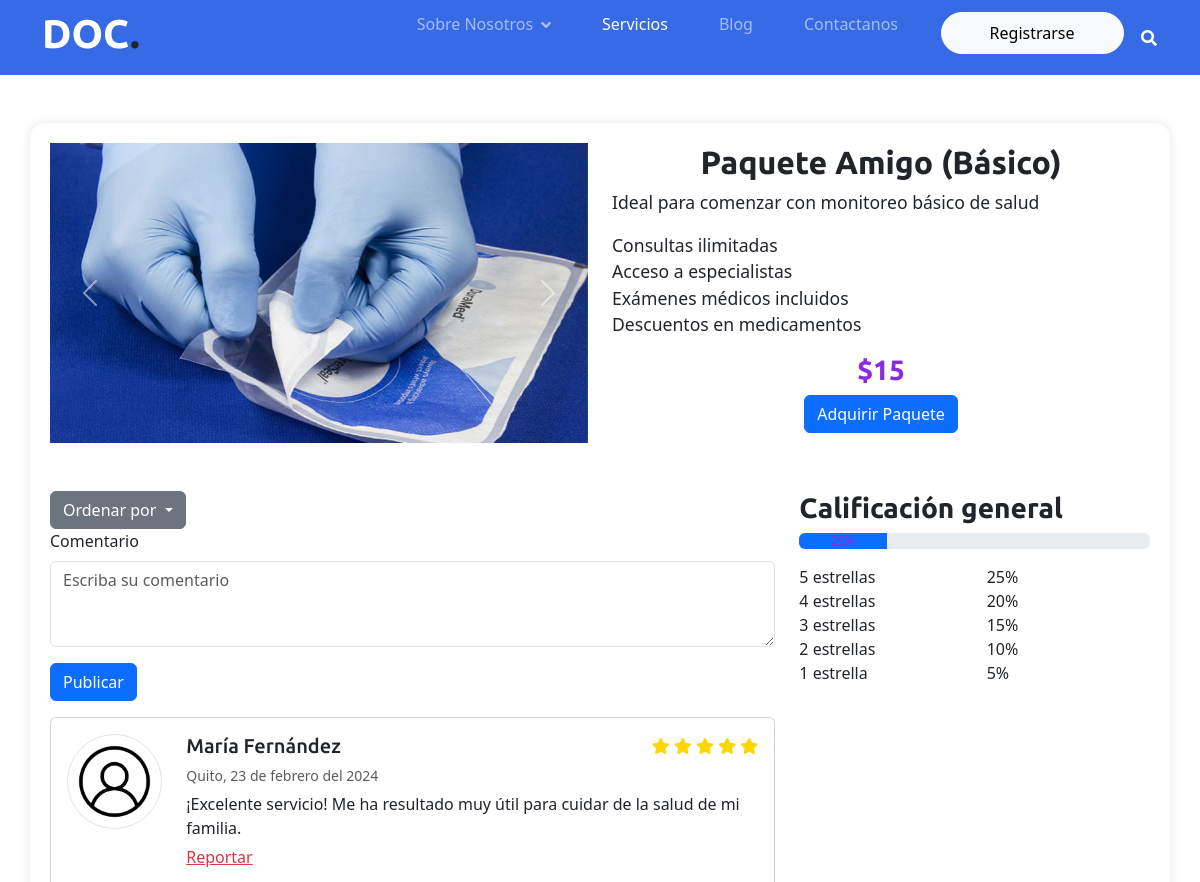
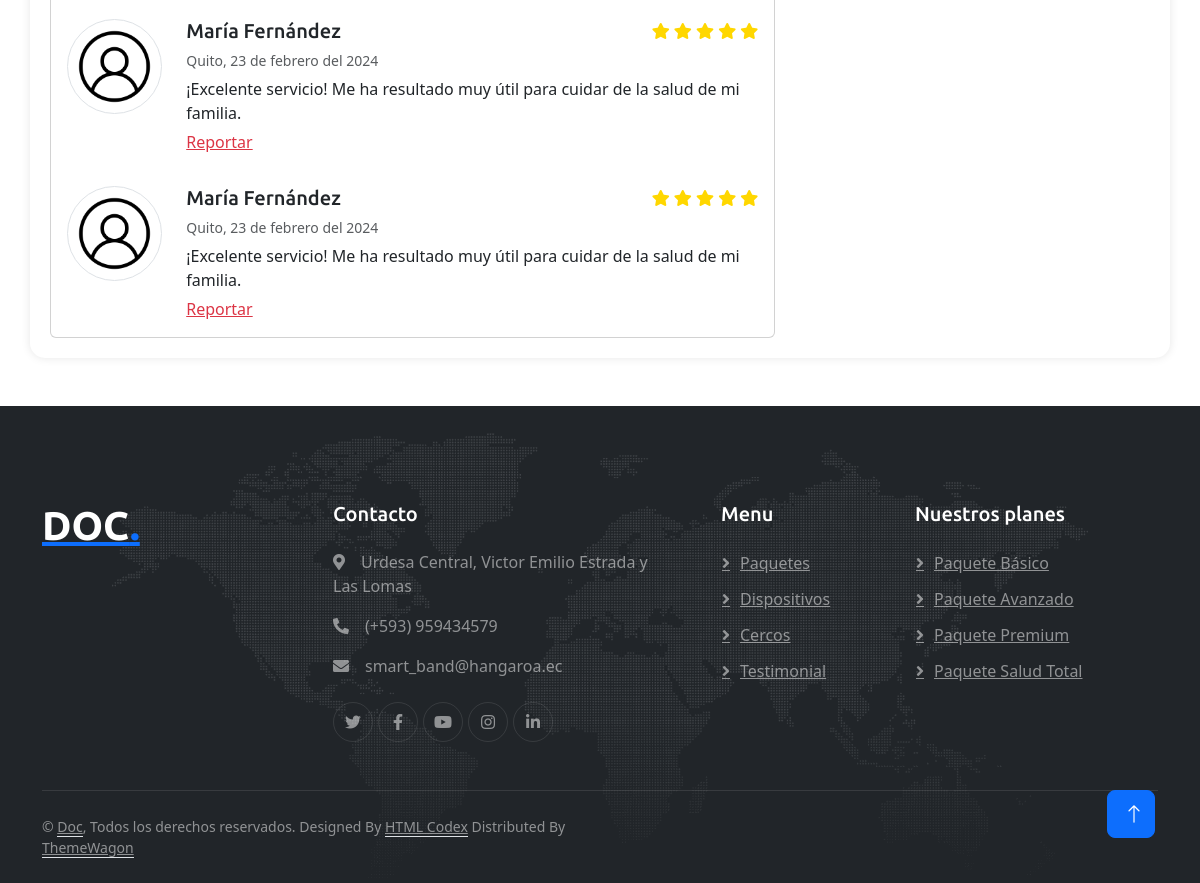
Page /detallePaquete/1 on the committed database (2 pictures, top to bottom).
### myapp/models.py (models this page shows, shortened)
class Paquete(models.Model):
    name = models.CharField(max_length=200)
    descripcion = models.CharField(max_length=500)
    descripcion_detallada = models.TextField(blank=True)
    valor = models.IntegerField(default=0)
    servicios = models.ManyToManyField(Servicio, through='PaqueteServicio', related_name='paquetes')

### myapp/views.py (the view)
# urls.py: path('detallePaquete/<int:id>', views.detallePaquete),
def detallePaquete(request, id):
    paquete = get_object_or_404(Paquete.objects.prefetch_related('imagenes'), id=id)
    return render(request, 'detallePaquete.html', {'paquete': paquete})

### myapp/templates/detallePaquete.html (shortened to what this page needs)
<!DOCTYPE html>
<html lang="en">
{% extends 'base.html' %}
{% load static %}
{% block content %}
<head>
    <link href="{% static 'css/style.css' %}" rel="stylesheet">
    <link href="{% static 'css/bootstrap.min.css' %}" rel="stylesheet">
    <link href="https://cdn.jsdelivr.net/npm/bootstrap@5.3.3/dist/css/bootstrap.min.css" rel="stylesheet">
</head>
<body>
    {% include 'navbarAzul.html' %}
    <div class="container detail-container my-5">
        <div class="row">
            <div class="col-md-6">
                <div id="carouselExampleIndicators" class="carousel slide carousel-custom" data-bs-ride="carousel">
                    <div class="carousel-inner">
                        <div class="carousel-item active">
                            <img src="{% static 'img/paquete1.jpg' %}" class="d-block w-100" alt="...">
                        </div>
                    </div>
                    <button class="carousel-control-prev" type="button" data-bs-target="#carouselExampleIndicators" data-bs-slide="prev">
                        <span class="carousel-control-prev-icon" aria-hidden="true"></span>
                    </button>
                    <button class="carousel-control-next" type="button" data-bs-target="#carouselExampleIndicators" data-bs-slide="next">
                        <span class="carousel-control-next-icon" aria-hidden="true"></span>
                    </button>
                </div>
            </div>
            <div class="col-md-6">
                <h2 class="package-title text-center">{{paquete.name}}</h2>
                <p class="package-details">{{paquete.descripcion}}</p>
                <ul class="package-features">
                    <li>Consultas ilimitadas</li>
                    <li>Acceso a especialistas</li>
                    <li>Exámenes médicos incluidos</li>
                    <li>Descuentos en medicamentos</li>
                </ul>
                <h3 class="package-price text-center">${{paquete.valor}}</h3>
                <div class="text-center">
                    <a href="/pagos/{{ paquete.id }}" class="btn btn-primary">Adquirir Paquete</a>
                </div>
            </div>
        </div>
        <div class="row mt-5">
          <div class="col-md-8">
              <div class="dropdown">
                  <button class="btn btn-secondary dropdown-toggle" type="button" id="dropdownMenuButton" data-toggle="dropdown" aria-haspopup="true" aria-expanded="false">
                      Ordenar por
                  </button>
              </div>
                <form>
                    <div class="mb-3">
                        <label for="commentText" class="form-label">Comentario</label>
                        <textarea class="form-control" id="commentText" rows="3" placeholder="Escriba su comentario"></textarea>
                    </div>
                    <button type="submit" class="btn btn-primary">Publicar</button>
                </form>
              <div class="card mt-3">
                  <div class="card-body">
                      <div class="row">
                          <div class="col-2">
                              <img src="{% static 'img/perfil.png' %}" class="rounded-circle img-thumbnail" alt="Foto de perfil">
                          </div>
                          <div class="col-10">
                              <div class="row">
                                  <div class="col">
                                      <h5 class="card-title">María Fernández</h5>
                                      <p class="card-text"><small class="text-muted">Quito, 23 de febrero del 2024</small></p>
                                  </div>
                                  <div class="col-auto">
                                      <div class="rating">
                                          <i class="fa fa-star"></i>
                                          <i class="fa fa-star"></i>
                                          <i class="fa fa-star"></i>
                                          <i class="fa fa-star"></i>
                                          <i class="fa fa-star"></i>
                                      </div>
                                  </div>
                              </div>
                              <p class="card-text">¡Excelente servicio! Me ha resultado muy útil para cuidar de la salud de mi familia.</p>
                              <p class="card-text"> <a href="#" class="text-danger">Reportar</a></p>
                          </div>
                      </div>
                  </div>
                  <div class="card-body">
                    <div class="row">
                        <div class="col-2">
                            <img src="{% static 'img/perfil.png' %}" class="rounded-circle img-thumbnail" alt="Foto de perfil">
                        </div>
                        <div class="col-10">
                            <div class="row">
                                <div class="col">
                                    <h5 class="card-title">María Fernández</h5>
                                    <p class="card-text"><small class="text-muted">Quito, 23 de febrero del 2024</small></p>
                                </div>
                                <div class="col-auto">
                                    <div class="rating">
                                        <i class="fa fa-star"></i>
                                        <i class="fa fa-star"></i>
                                        <i class="fa fa-star"></i>
                                        <i class="fa fa-star"></i>
                                        <i class="fa fa-star"></i>
                                    </div>
                                </div>
                            </div>
                            <p class="card-text">¡Excelente servicio! Me ha resultado muy útil para cuidar de la salud de mi familia.</p>
                            <p class="card-text"> <a href="#" class="text-danger">Reportar</a></p>
                        </div>
                    </div>
                </div>
                <div class="card-body">
                  <div class="row">
                      <div class="col-2">
                          <img src="{% static 'img/perfil.png' %}" class="rounded-circle img-thumbnail" alt="Foto de perfil">
                      </div>
                      <div class="col-10">
                          <div class="row">
                              <div class="col">
                                  <h5 class="card-title">María Fernández</h5>
                                  <p class="card-text"><small class="text-muted">Quito, 23 de febrero del 2024</small></p>
                              </div>
                              <div class="col-auto">
                                  <div class="rating">
                                      <i class="fa fa-star"></i>
                                      <i class="fa fa-star"></i>
                                      <i class="fa fa-star"></i>
                                      <i class="fa fa-star"></i>
                                      <i class="fa fa-star"></i>
                                  </div>
                              </div>
                          </div>
                          <p class="card-text">¡Excelente servicio! Me ha resultado muy útil para cuidar de la salud de mi familia.</p>
                          <p class="card-text"> <a href="#" class="text-danger">Reportar</a></p>
                      </div>
                  </div>
                </div>
              </div>
          </div>
          <div class="col-md-4">
              <h3>Calificación general</h3>
              <div class="progress" role="progressbar" aria-label="Example with label" aria-valuenow="25" aria-valuemin="0" aria-valuemax="100">
                  <div class="progress-bar" style="width: 25%">25%</div>
              </div>
              <div class="mt-3">
                  <div class="row">
                      <div class="col-6">5 estrellas</div>
                      <div class="col-6 text-right">25%</div>
                  </div>
                  <div class="row">
                      <div class="col-6">4 estrellas</div>
                      <div class="col-6 text-right">20%</div>
                  </div>
                  <div class="row">
                      <div class="col-6">3 estrellas</div>
                      <div class="col-6 text-right">15%</div>
                  </div>
                  <div class="row">
                      <div class="col-6">2 estrellas</div>
                      <div class="col-6 text-right">10%</div>
                  </div>
                  <div class="row">
                      <div class="col-6">1 estrella</div>
                      <div class="col-6 text-right">5%</div>
                  </div>
              </div>
          </div>
        </div>
    </div>
    {% include 'footer.html' %}
    <a href="#" class="btn btn-lg btn-primary btn-lg-square back-to-top pt-2"><i class="bi bi-arrow-up"></i></a>
</body>
{% endblock %}

### myapp/static/css/style.css (style rules this page uses)
:root { --primary: #1363C6; --secondary: #15ACE1; --light: #F4F7FE; --dark: #14183E; }
.back-to-top { position: fixed; display: none; right: 45px; bottom: 45px; z-index: 99; }
h1, h2, h3, .fw-bold { font-weight: 700 !important; }
h4, h5, h6, .fw-medium { font-weight: 500 !important; }
.btn { font-weight: 500; transition: .5s; }
.btn-lg-square { width: 48px; height: 48px; }
.btn-square, .btn-sm-square, .btn-lg-square { padding: 0; display: flex; align-items: center; justify-content: center; font-weight: normal; border-radius: 50px; }
body { margin-top: 20px; background: #eee; }
.form-control { border-radius: 10px; }
.btn-primary { border-radius: 20px; border: 0; padding: 10px 24px; }
.btn-secondary { background-color: #6c757d; border-radius: 20px; border: 0; padding: 10px 24px; }

### myapp/templates/detallePaquete.html (style rules this page uses)
.detail-container { background-color: white; border-radius: 15px; box-shadow: 0 0 10px rgba(0, 0, 0, 0.1); padding: 20px; }
.carousel-custom { max-height: 300px; overflow: hidden; }
.package-title { font-weight: bold; }
.package-details { font-size: 1.1em; }
.package-features { font-size: 1.1em; list-style-type: none; padding-left: 0; }
.package-price { color: #8A2BE2; font-weight: bold; }
.card-title { margin-bottom: 0; }
.card-text { margin-top: 5px; margin-bottom: 0; }
.img-thumbnail { max-width: 100%; }
.progress-bar { color: #8A2BE2; }
.rating { color: gold; }
.text-danger { text-decoration: underline; color: red; }

### rows in the picture
Paquete: name "Paquete Amigo (Básico)", descripcion "Ideal para comenzar con monitoreo básico de salud", valor "15"
